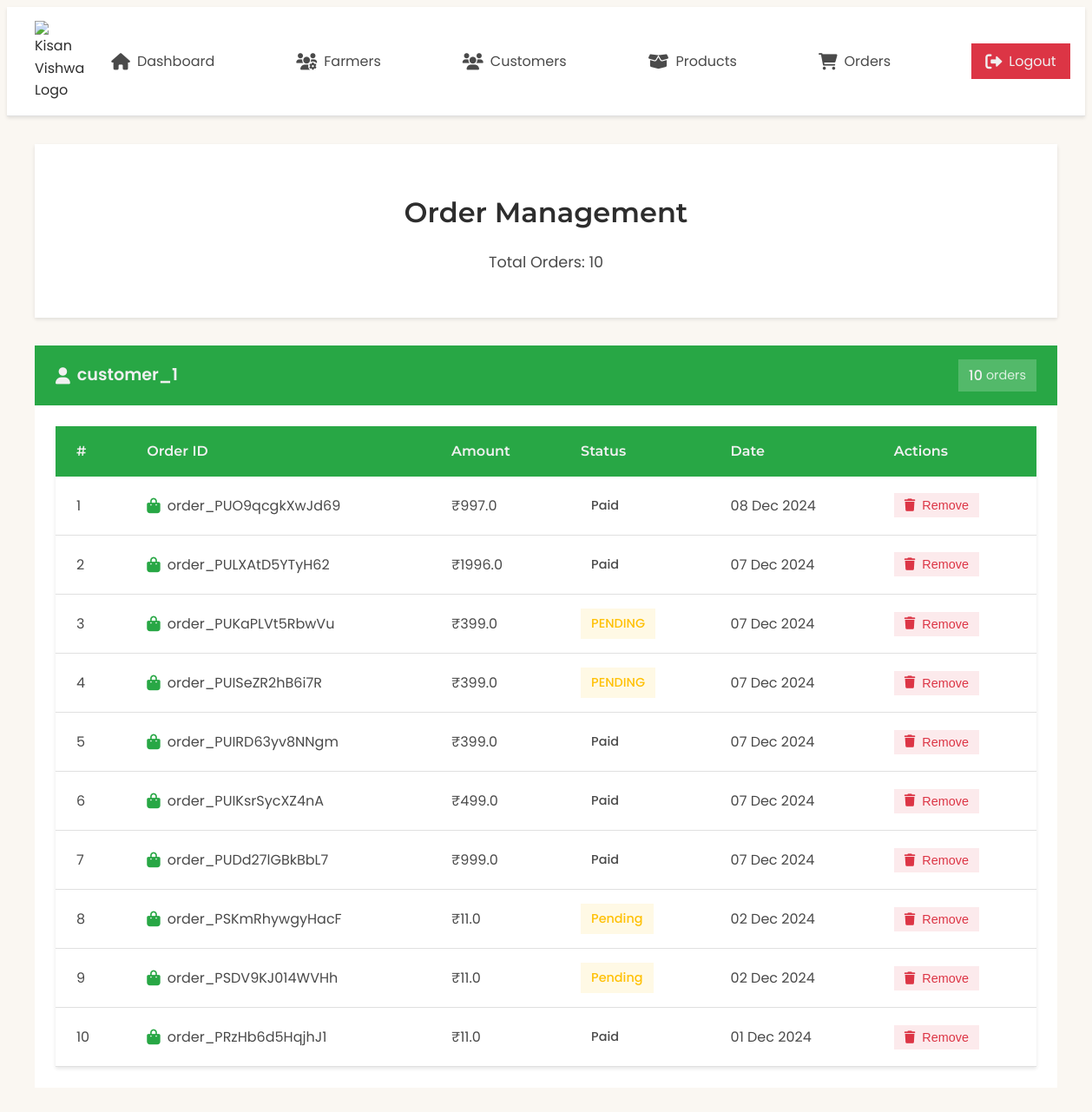
Page /custom-admin/order_list/ (signed in) on the earlier database version.
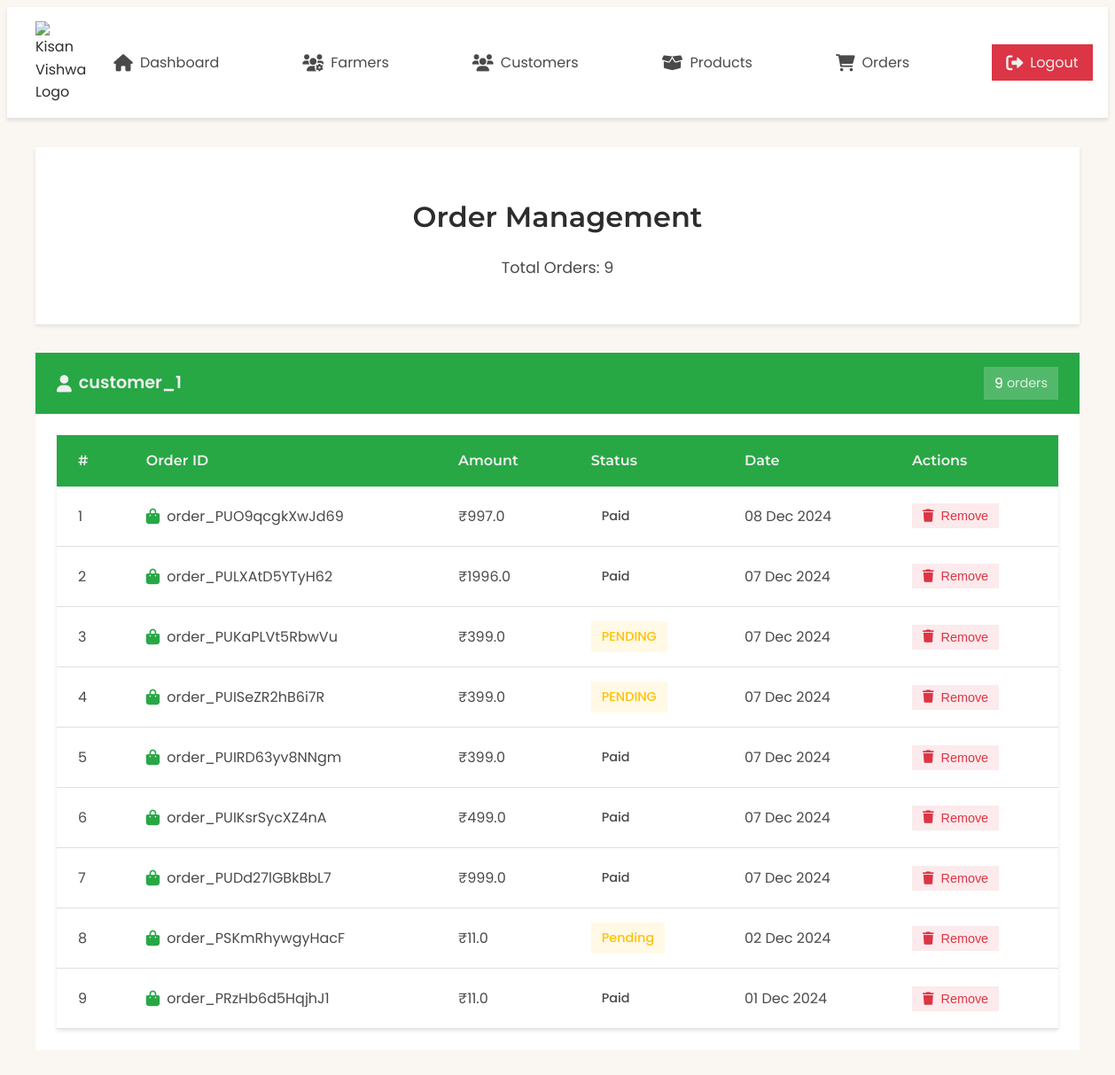
Same page on the later database version.
### auth_app/models.py (models this page shows, shortened)
class CustomerProfile(models.Model):
    user = models.OneToOneField(User, on_delete=models.CASCADE)
    role = models.CharField(max_length=10, default='customer')

### order_app/models.py (models this page shows, shortened)
class Order(models.Model):
    STATUS_CHOICES = (
        ('PENDING', 'Order Placed'),
        ('PROCESSING', 'Processing'),
        ('SHIPPED', 'Shipped'),
        ('OUT_FOR_DELIVERY', 'Out for Delivery'),
        ('DELIVERED', 'Delivered'),
        ('CANCELLED', 'Cancelled')
    )
    user = models.ForeignKey(User, on_delete=models.CASCADE, related_name='orders')
    order_id = models.CharField(max_length=100, unique=True, primary_key=True)
    payment_id = models.CharField(max_length=100, blank=True, null=True)
    amount = models.FloatField()
    status = models.CharField(max_length=20, choices=STATUS_CHOICES, default='PENDING')
    tracking_number = models.CharField(max_length=50, blank=True, null=True)
    estimated_delivery = models.DateField(null=True, blank=True)
    shipping_address = models.TextField(blank=True, null=True)
    created_at = models.DateTimeField(auto_now_add=True)
    last_updated = models.DateTimeField(auto_now=True)

### admin_app/views.py (the view, shortened to what this page needs)
# urls.py: path('order_list/', order_list, name='admin_order_list'),  # Orders list view
@login_required
@user_passes_test(admin_check)
def order_list(request):
    customers = CustomerProfile.objects.all()
    customer_orders = {}
    for customer in customers:
        orders = Order.objects.filter(user=customer.user).order_by('-created_at')
        if orders.exists():  # Only add customers who have orders
            customer_orders[customer] = orders
    context = {
        'customer_orders': customer_orders,
        'total_orders': Order.objects.count(),
    }
    return render(request, 'admin_app/order_list.html', context)

### admin_app/views.py (called while the page is built)
def admin_check(user):
    return user.is_superuser

### customer_app/context_processors.py (called while the page is built, shortened)
def wishlist_and_cart_counts(request):
    if request.user.is_authenticated:
        cart_items = CartItem.objects.filter(user=request.user).select_related('product')
        wishlist_items = Wishlist.objects.filter(user=request.user)
        return {
            'cart_items_count': cart_items.count(),
            'cart_total': sum(item.total_price for item in cart_items),
            'wishlist_count': wishlist_items.count(),
            'wishlist_product_ids': set(item.product_id for item in wishlist_items)
        }

def wishlist_status(request):
    if request.user.is_authenticated:
        wishlist_items = Wishlist.objects.filter(user=request.user).select_related('product')
        return {
            'wishlist_product_ids': set(item.product.id for item in wishlist_items),
            'wishlist_products': [item.product for item in wishlist_items]
        }
    return {
        'wishlist_product_ids': set(),
        'wishlist_products': []
    }

### admin_app/templates/admin_app/order_list.html (shortened to what this page needs)
{% load static %}
<!DOCTYPE html>
<html lang="en">
<head>
    <link rel="stylesheet" href="https://cdnjs.cloudflare.com/ajax/libs/font-awesome/6.0.0/css/all.min.css">
    <link rel="stylesheet" href="{% static 'css/admin.css' %}">
</head>
<body>
    {% include 'NavBar/AdminNavBar.html' %}
    <div class="container">
        <div class="dashboard-header">
            <h1>Order Management</h1>
            <p class="subtitle">Total Orders: {{ total_orders }}</p>
        </div>
        {% for customer, orders in customer_orders.items %}
        <div class="customer-section">
            <div class="customer-header">
                <div class="customer-info">
                    <i class="fas fa-user"></i>
                    <h2>{{ customer.user.username }}</h2>
                </div>
                <span class="order-count">
                    {{ orders.count }}
                    <span class="order-label">orders</span>
                </span>
            </div>
            <div class="table-container">
                <table class="styled-table">
                    <thead>
                        <tr>
                            <th>#</th>
                            <th>Order ID</th>
                            <th>Amount</th>
                            <th>Status</th>
                            <th>Date</th>
                            <th>Actions</th>
                        </tr>
                    </thead>
                    <tbody>
                        {% for order in orders %}
                        <tr>
                            <td>{{ forloop.counter }}</td>
                            <td>
                                <div class="order-info">
                                    <i class="fas fa-shopping-bag"></i>
                                    <span>{{ order.order_id }}</span>
                                </div>
                            </td>
                            <td>₹{{ order.amount }}</td>
                            <td>
                                <span class="status-badge status-{{ order.status|lower }}">
                                    {{ order.status }}
                                </span>
                            </td>
                            <td>{{ order.created_at|date:"d M Y" }}</td>
                            <td>
                                <div class="action-buttons">
                                    <button class="btn-delete"
                                            onclick="confirmDelete('{{ order.order_id }}')">
                                        <i class="fas fa-trash"></i>
                                        <span>Remove</span>
                                    </button>
                                </div>
                            </td>
                        </tr>
                        {% endfor %}
                    </tbody>
                </table>
            </div>
        </div>
        {% endfor %}
    </div>
</body>
</html>

Differences in the rows shown:
removed Order: order_id "order_PSDV9KJ014WVHh", amount "11.0", status "Pending", created_at "02 Dec 2024"
Other differences:
{{ total_orders }}: "10" → "9"
{{ orders.count }}: "10" → "9"
